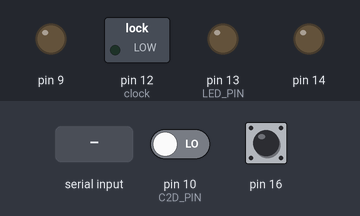
A sketch run on a simulated Arduino Leonardo, built with avr-gcc and run on an emulated ATmega32U4. Shown: switched loads named in the sketch (green lamp = pin HIGH), output pins drawn as LEDs (lit = HIGH). Inputs (shaded band) come from the test bench; at power-on: pin 10 (C2D_PIN) LOW, pin 16 HIGH. What the sketch prints to the serial monitor is not drawn.

Above: at 1.2 s.
1.3 s: "A" received over Serial
At 2.3 s:
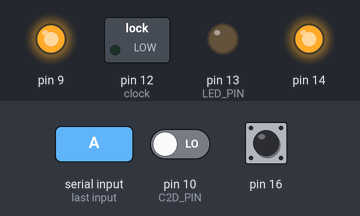
2.8 s: "o" received over Serial
At 3.2 s:
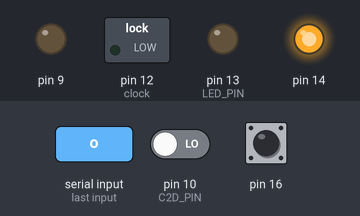
4.3 s: byte 100 ('d') received over Serial
At 5.5 s:
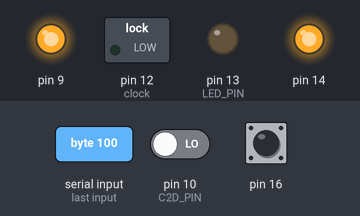
5.8 s: "D" received over Serial
At 6.7 s:
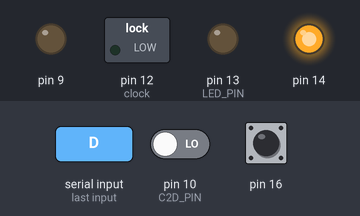
7.3 s: "i" received over Serial
At 8.1 s:
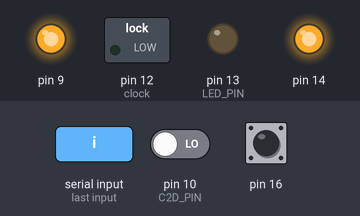
8.8 s: "c" received over Serial
At 10.2 s:
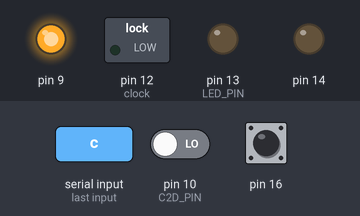
Timing chart, 0 to 11.3 s (numbered marks = the images above; inputs shaded):
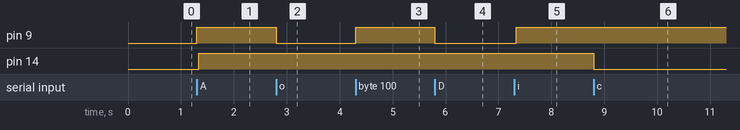

The sketch:

c2gen.ino
```cpp
// (licence header left out)
/* c2gen simple c2 signal driver for arduino */

#define C2D_PIN 10
#define C2CK_PIN 11
#define LED_PIN 13

void setup()
{
  pinMode(LED_PIN, OUTPUT);  // led
  pinMode(C2CK_PIN, OUTPUT);  // clock
  pinMode(12, OUTPUT);  // clock

  // start serial port at 115200 bps and wait for port to open:
  Serial.begin(115200);
//  while (!Serial) {
//    ; // wait for serial port to connect. Needed for Leonardo only
//  }
//  Serial.println("c2gen 0.1");
//  Serial.println("Copyright (C) 2016");
//  Serial.println("by Benjamin Larsson");
}

void loop()
{
  char c2d, inChar, t, data, ret;
  unsigned char udata;
  unsigned char udata_str[2];
  int i;

  // read serial input
  if (Serial.available() > 0) {
    inChar = (char)Serial.read();

    // handle commands
    switch(inChar) {
      case 'c':
        PORTB = PORTB & ~(B00001000);  // pin 11 (clock)
        break;
      case 'C':
        PORTB = PORTB | B00001000;     // pin 11 (clock)
        break;
      case 'i':
        pinMode(C2D_PIN, INPUT);
        c2d = digitalRead(C2D_PIN) + '0';
        Serial.print(c2d);
        break;
      case 'o':
        pinMode(C2D_PIN, OUTPUT);
        PORTB = PORTB & ~(B00100100);  // pin 10 (data+led)
        break;
      case 'O':
        pinMode(C2D_PIN, OUTPUT);
        PORTB = PORTB | B00100100;     // pin 10 (data+led)
        break;
      case 's':
        PORTB = PORTB | B00001000;     // pin 11 (clock)
        /* strobe pulse low for 250nS with this code */
        PORTB = PORTB & ~(B00001000);  // pin 11 (clock)
        PORTB = PORTB | B00001000;     // pin 11 (clock)
        break;
      case 'r':
        PORTB = PORTB | B00001000;     // pin 11 (clock)
        delayMicroseconds(2);
        PORTB = PORTB & ~(B00001000);  // pin 11 (clock)
        delayMicroseconds(20);
        PORTB = PORTB | B00001000;     // pin 11 (clock)
        delayMicroseconds(2);
        break;
      case 'm':
        Serial.println("c2gen 0.1");
        break;
      case 'D':
        /* write_dr */
        pinMode(C2D_PIN, OUTPUT);
        /* Start field */
        PORTB = PORTB | B00100100;     // 1 -> pin 10 (data+led)
        PORTB = PORTB & ~(B00001000);  // pin 11 (clock)
        PORTB = PORTB | B00001000;     // pin 11 (clock)

        /* Ins field */
//        PORTB = PORTB | B00100100;     // 1 -> pin 10 (data+led)
        PORTB = PORTB & ~(B00001000);  // pin 11 (clock)
        PORTB = PORTB | B00001000;     // pin 11 (clock)
        PORTB = PORTB & ~(B00100100);  // 0 -> pin 10 (data+led)
        PORTB = PORTB & ~(B00001000);  // pin 11 (clock)
        PORTB = PORTB | B00001000;     // pin 11 (clock)

        /* Length field */
//        PORTB = PORTB & ~(B00100100);  // 0 -> pin 10 (data+led)
        PORTB = PORTB & ~(B00001000);  // pin 11 (clock)
        PORTB = PORTB | B00001000;     // pin 11 (clock)
//        PORTB = PORTB & ~(B00100100);  // 0 -> pin 10 (data+led)
        PORTB = PORTB & ~(B00001000);  // pin 11 (clock)
        PORTB = PORTB | B00001000;     // pin 11 (clock)

        /* Data field */
        do {
        } while (Serial.available() == 0);
        data = (char)Serial.read();


        for (i = 0; i < 8; i++) {
          if ((unsigned char)data & 1) {
            PORTB = PORTB | B00100100;     // 1 -> pin 10 (data+led)
            PORTB = PORTB & ~(B00001000);  // pin 11 (clock)
            PORTB = PORTB | B00001000;     // pin 11 (clock)
//            Serial.print('1');
          } else {
            PORTB = PORTB & ~(B00100100);  // 0 -> pin 10 (data+led)
            PORTB = PORTB & ~(B00001000);  // pin 11 (clock)
            PORTB = PORTB | B00001000;     // pin 11 (clock)
//            Serial.print('0');
          }
          data = (unsigned char) data >> 1;
        }

        /* Wait field */
        PORTB = PORTB | B00100100;     // 1 -> pin 10 (data+led)
        t = 40;
        pinMode(C2D_PIN, INPUT);
        while (t>0) {
          PORTB = PORTB & ~(B00001000);  // pin 11 (clock)
          PORTB = PORTB | B00001000;     // pin 11 (clock)
          if (digitalRead(C2D_PIN))
            break;
          delayMicroseconds(1);
          t--;
          if (t == 0)
            Serial.print('1');
        }

        /* Stop field */
        PORTB = PORTB & ~(B00001000);  // pin 11 (clock)
        PORTB = PORTB | B00001000;     // pin 11 (clock)

        Serial.print('0');
        break;
      case 'A':
        /* read_ar */
//        pinMode(C2D_PIN, OUTPUT);
        DDRB =   B00101100;
        /* Start field */
        PORTB = PORTB | B00100100;     // 1 -> pin 10 (data+led)
        PORTB = PORTB & ~(B00001000);  // pin 11 (clock)
        PORTB = PORTB | B00001000;     // pin 11 (clock)

        /* Ins field */
        PORTB = PORTB & ~(B00100100);  // 0 -> pin 10 (data+led)
        PORTB = PORTB & ~(B00001000);  // pin 11 (clock)
        PORTB = PORTB | B00001000;     // pin 11 (clock)
        PORTB = PORTB | B00100100;     // 1 -> pin 10 (data+led)
        PORTB = PORTB & ~(B00001000);  // pin 11 (clock)
        PORTB = PORTB | B00001000;     // pin 11 (clock)

        /* Adress field */
//        PORTB = PORTB | B00100100;     // 1 -> pin 10 (data+led)
        udata = 0;
//        pinMode(C2D_PIN, INPUT);
        DDRB =  B00101000;
        for (i = 0; i < 8; i++) {
          udata = udata >> 1;
          PORTB = PORTB & ~(B00001000);  // pin 11 (clock)
          PORTB = PORTB | B00001000;     // pin 11 (clock)
          delayMicroseconds(1);
//          if (digitalRead(C2D_PIN))
          if (PINB & B00000100)
            udata = udata | 0x80;
        }

        /* Stop field */
        PORTB = PORTB & ~(B00001000);  // pin 11 (clock)
        PORTB = PORTB | B00001000;     // pin 11 (clock)

        Serial.print((char)udata);
        break;
      case 'd':
        /* read dr */
        ret = '0';
        pinMode(C2D_PIN, OUTPUT);
        /* Start field */
        PORTB = PORTB | B00100100;     // 1 -> pin 10 (data+led)
        PORTB = PORTB & ~(B00001000);  // pin 11 (clock)
        PORTB = PORTB | B00001000;     // pin 11 (clock)

        /* Ins field */
        PORTB = PORTB & ~(B00100100);  // 0 -> pin 10 (data+led)
        PORTB = PORTB & ~(B00001000);  // pin 11 (clock)
        PORTB = PORTB | B00001000;     // pin 11 (clock)
//        PORTB = PORTB & ~(B00100100);  // 0 -> pin 10 (data+led)
        PORTB = PORTB & ~(B00001000);  // pin 11 (clock)
        PORTB = PORTB | B00001000;     // pin 11 (clock)

        /* Length field */
//        PORTB = PORTB & ~(B00100100);  // 0 -> pin 10 (data+led)
        PORTB = PORTB & ~(B00001000);  // pin 11 (clock)
        PORTB = PORTB | B00001000;     // pin 11 (clock)
//        PORTB = PORTB & ~(B00100100);  // 0 -> pin 10 (data+led)
        PORTB = PORTB & ~(B00001000);  // pin 11 (clock)
        PORTB = PORTB | B00001000;     // pin 11 (clock)

        /* Wait field */
        PORTB = PORTB | B00100100;     // 1 -> pin 10 (data+led)
        t = 40;
        pinMode(C2D_PIN, INPUT);
        while (t>0) {
          PORTB = PORTB & ~(B00001000);  // pin 11 (clock)
          PORTB = PORTB | B00001000;     // pin 11 (clock)
          if (digitalRead(C2D_PIN))
            break;
          delayMicroseconds(1);
          t--;
          if (t == 0) {
            ret = '1';
            break;
          }
        }

        /* Data field */
        udata = 0;
        for (i = 0; i < 8; i++) {
          udata = udata >> 1;
          PORTB = PORTB & ~(B00001000);  // pin 11 (clock)
          PORTB = PORTB | B00001000;     // pin 11 (clock)
//          delayMicroseconds(100);
          if (digitalRead(C2D_PIN))
            udata = udata | 0x80;
        }
        /* Stop field */
        PORTB = PORTB & ~(B00001000);  // pin 11 (clock)
        PORTB = PORTB | B00001000;     // pin 11 (clock)

        Serial.print((char)(udata));
        Serial.print(ret);
        break;
    }
  }
}
```

Measured:
- after the input at 1.3 s, pin 9, pin 14: LOW → HIGH at once
- after the input at 2.8 s, pin 9: HIGH → LOW at once
- after the input at 4.3 s, pin 9: LOW → HIGH at once
- after the input at 5.8 s, pin 9: HIGH → LOW at once
- after the input at 7.3 s, pin 9: LOW → HIGH at once
- after the input at 8.8 s, pin 14: HIGH → LOW at once
